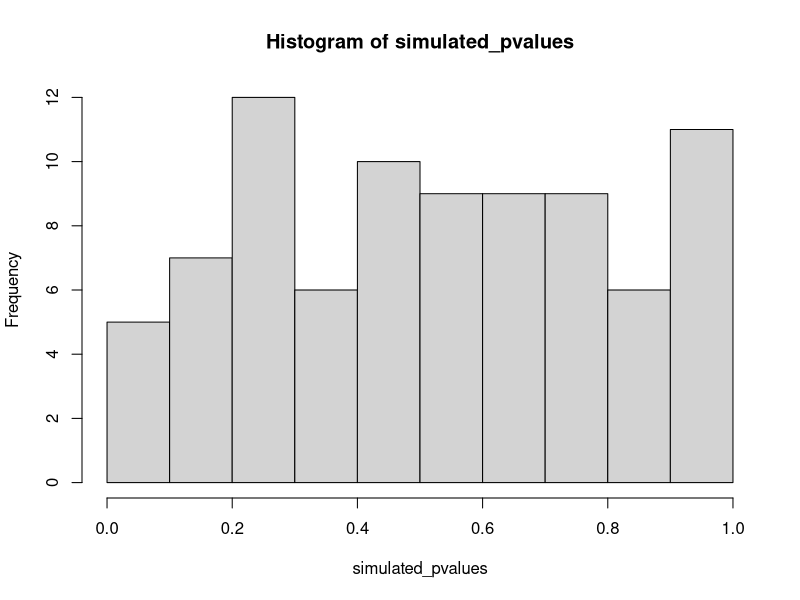
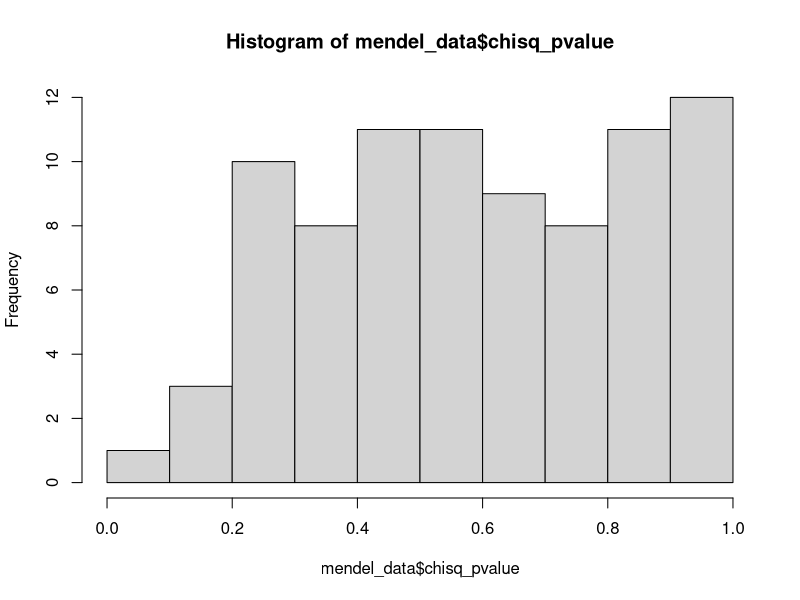
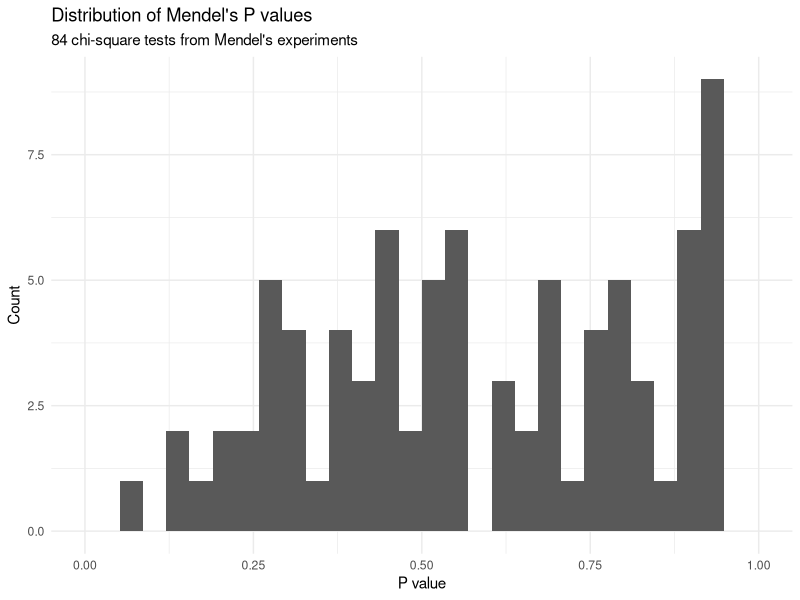

Write the R code that produced these figures, in order.
## ---- chunk 1
simulated_pvalues <- runif(84)
hist(simulated_pvalues, xlim = c(0, 1))
## ---- chunk 2
n <- 84 * 0.05
n
## ---- chunk 3
exp_1 <- chisq.test(
  x = c(5474, 1850),
  p = c(0.75, 0.25)
)
exp_1
## ---- chunk 4
# Extracting p value
exp_1$p.value
## ---- chunk 5
# Extracting text statistics
exp_1$statistic
## ---- chunk 6
exp_1_sim <- chisq.test(
  x = c(5474, 1850),
  p = c(0.75, 0.25),
  simulate.p.value = TRUE
)

exp_1_sim

## ---- chunk 7
library(tidyverse)

mendel_data <- read_csv("raw_data/data.csv")
mendel_data

## ---- chunk 8
nrow(mendel_data)
ncol(mendel_data)
colnames(mendel_data)
## ---- chunk 9
mendel_data <- mendel_data %>%
  rowwise() %>%
  mutate(chisq_stat = chisq.test(c(n1, n2),
                                 p = c(p0, 1 - p0))$statistic)

mendel_data

## ---- chunk 10
mendel_data <- mendel_data %>%
  rowwise() %>%
  mutate(chisq_pvalue = chisq.test(c(n1, n2),
                                   p = c(p0, 1 - p0))$p.value)

mendel_data
## ---- chunk 11
head(mendel_data$chisq_pvalue, 5)

## ---- chunk 12
hist(mendel_data$chisq_pvalue,
     xlim = c(0, 1))

## ---- chunk 13
ggplot(mendel_data, aes(x = chisq_pvalue)) +
  geom_histogram(bins = 30) +
  xlim(0,1) +
  ggtitle("Distribution of Mendel's P values",
          subtitle = "84 chi-square tests from Mendel's experiments") +
  xlab("P value") +
  ylab("Count") +
  theme_minimal()
